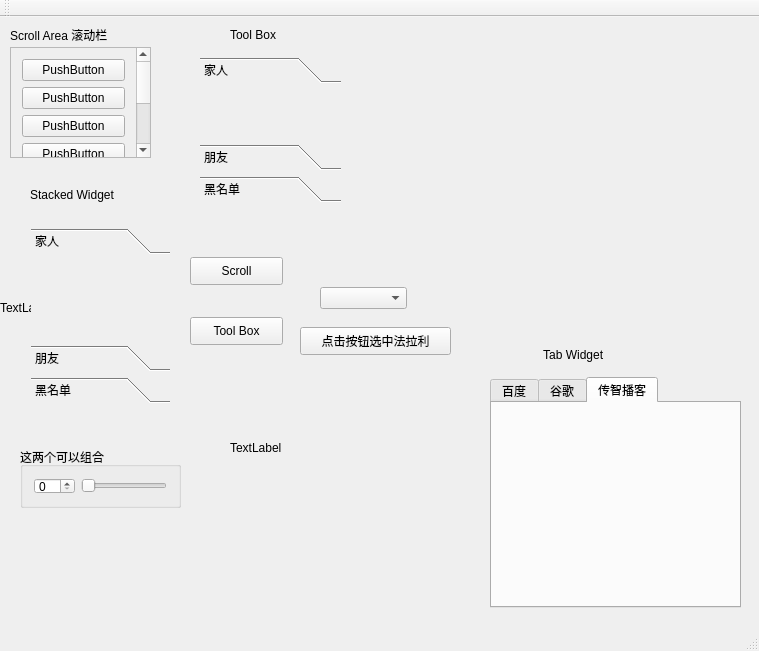
<?xml version="1.0" encoding="UTF-8"?>
<ui version="4.0">
 <class>MainWindow</class>
 <widget class="QMainWindow" name="MainWindow">
  <property name="geometry">
   <rect>
    <x>0</x>
    <y>0</y>
    <width>759</width>
    <height>651</height>
   </rect>
  </property>
  <property name="windowTitle">
   <string>MainWindow</string>
  </property>
  <widget class="QWidget" name="centralWidget">
   <widget class="QScrollArea" name="scrollArea">
    <property name="geometry">
     <rect>
      <x>10</x>
      <y>30</y>
      <width>141</width>
      <height>111</height>
     </rect>
    </property>
    <property name="widgetResizable">
     <bool>true</bool>
    </property>
    <widget class="QWidget" name="scrollAreaWidgetContents">
     <property name="geometry">
      <rect>
       <x>0</x>
       <y>0</y>
       <width>118</width>
       <height>260</height>
      </rect>
     </property>
     <layout class="QVBoxLayout" name="verticalLayout">
      <item>
       <widget class="QPushButton" name="pushButton_4">
        <property name="text">
         <string>PushButton</string>
        </property>
       </widget>
      </item>
      <item>
       <widget class="QPushButton" name="pushButton">
        <property name="text">
         <string>PushButton</string>
        </property>
       </widget>
      </item>
      <item>
       <widget class="QPushButton" name="pushButton_3">
        <property name="text">
         <string>PushButton</string>
        </property>
       </widget>
      </item>
      <item>
       <widget class="QPushButton" name="pushButton_2">
        <property name="text">
         <string>PushButton</string>
        </property>
       </widget>
      </item>
      <item>
       <widget class="QPushButton" name="pushButton_7">
        <property name="text">
         <string>PushButton</string>
        </property>
       </widget>
      </item>
      <item>
       <widget class="QPushButton" name="pushButton_6">
        <property name="text">
         <string>PushButton</string>
        </property>
       </widget>
      </item>
      <item>
       <widget class="QPushButton" name="pushButton_5">
        <property name="text">
         <string>PushButton</string>
        </property>
       </widget>
      </item>
     </layout>
    </widget>
   </widget>
   <widget class="QLabel" name="label">
    <property name="geometry">
     <rect>
      <x>10</x>
      <y>10</y>
      <width>161</width>
      <height>16</height>
     </rect>
    </property>
    <property name="text">
     <string>Scroll Area 滚动栏</string>
    </property>
   </widget>
   <widget class="QToolBox" name="toolBox">
    <property name="geometry">
     <rect>
      <x>200</x>
      <y>40</y>
      <width>141</width>
      <height>145</height>
     </rect>
    </property>
    <property name="currentIndex">
     <number>0</number>
    </property>
    <widget class="QWidget" name="page">
     <property name="geometry">
      <rect>
       <x>0</x>
       <y>0</y>
       <width>141</width>
       <height>55</height>
      </rect>
     </property>
     <attribute name="label">
      <string>家人</string>
     </attribute>
    </widget>
    <widget class="QWidget" name="page_2">
     <property name="geometry">
      <rect>
       <x>0</x>
       <y>0</y>
       <width>141</width>
       <height>55</height>
      </rect>
     </property>
     <attribute name="label">
      <string>朋友</string>
     </attribute>
    </widget>
    <widget class="QWidget" name="page_3">
     <property name="geometry">
      <rect>
       <x>0</x>
       <y>0</y>
       <width>141</width>
       <height>55</height>
      </rect>
     </property>
     <attribute name="label">
      <string>黑名单</string>
     </attribute>
    </widget>
   </widget>
   <widget class="QLabel" name="label_2">
    <property name="geometry">
     <rect>
      <x>230</x>
      <y>10</y>
      <width>72</width>
      <height>15</height>
     </rect>
    </property>
    <property name="text">
     <string>Tool Box</string>
    </property>
   </widget>
   <widget class="QTabWidget" name="tabWidget">
    <property name="geometry">
     <rect>
      <x>490</x>
      <y>360</y>
      <width>251</width>
      <height>231</height>
     </rect>
    </property>
    <property name="currentIndex">
     <number>2</number>
    </property>
    <widget class="QWidget" name="tab">
     <attribute name="title">
      <string notr="true">百度</string>
     </attribute>
    </widget>
    <widget class="QWidget" name="tab_2">
     <attribute name="title">
      <string>谷歌</string>
     </attribute>
    </widget>
    <widget class="QWidget" name="tab_3">
     <attribute name="title">
      <string notr="true">传智播客</string>
     </attribute>
    </widget>
   </widget>
   <widget class="QLabel" name="label_3">
    <property name="geometry">
     <rect>
      <x>540</x>
      <y>330</y>
      <width>121</width>
      <height>16</height>
     </rect>
    </property>
    <property name="text">
     <string> Tab Widget</string>
    </property>
   </widget>
   <widget class="QStackedWidget" name="stackedWidget">
    <property name="geometry">
     <rect>
      <x>20</x>
      <y>200</y>
      <width>161</width>
      <height>197</height>
     </rect>
    </property>
    <property name="currentIndex">
     <number>1</number>
    </property>
    <widget class="QWidget" name="page_4">
     <widget class="QScrollArea" name="scrollArea_2">
      <property name="geometry">
       <rect>
        <x>11</x>
        <y>11</y>
        <width>117</width>
        <height>262</height>
       </rect>
      </property>
      <property name="widgetResizable">
       <bool>true</bool>
      </property>
      <widget class="QWidget" name="scrollAreaWidgetContents_2">
       <property name="geometry">
        <rect>
         <x>0</x>
         <y>0</y>
         <width>115</width>
         <height>260</height>
        </rect>
       </property>
       <layout class="QVBoxLayout" name="verticalLayout_2">
        <item>
         <widget class="QPushButton" name="pushButton_8">
          <property name="text">
           <string>PushButton</string>
          </property>
         </widget>
        </item>
        <item>
         <widget class="QPushButton" name="pushButton_9">
          <property name="text">
           <string>PushButton</string>
          </property>
         </widget>
        </item>
        <item>
         <widget class="QPushButton" name="pushButton_10">
          <property name="text">
           <string>PushButton</string>
          </property>
         </widget>
        </item>
        <item>
         <widget class="QPushButton" name="pushButton_11">
          <property name="text">
           <string>PushButton</string>
          </property>
         </widget>
        </item>
        <item>
         <widget class="QPushButton" name="pushButton_12">
          <property name="text">
           <string>PushButton</string>
          </property>
         </widget>
        </item>
        <item>
         <widget class="QPushButton" name="pushButton_13">
          <property name="text">
           <string>PushButton</string>
          </property>
         </widget>
        </item>
        <item>
         <widget class="QPushButton" name="pushButton_14">
          <property name="text">
           <string>PushButton</string>
          </property>
         </widget>
        </item>
       </layout>
      </widget>
     </widget>
    </widget>
    <widget class="QWidget" name="page_5">
     <layout class="QVBoxLayout" name="verticalLayout_3">
      <item>
       <widget class="QToolBox" name="toolBox_2">
        <property name="currentIndex">
         <number>0</number>
        </property>
        <widget class="QWidget" name="page_6">
         <property name="geometry">
          <rect>
           <x>0</x>
           <y>0</y>
           <width>139</width>
           <height>85</height>
          </rect>
         </property>
         <attribute name="label">
          <string>家人</string>
         </attribute>
        </widget>
        <widget class="QWidget" name="page_7">
         <property name="geometry">
          <rect>
           <x>0</x>
           <y>0</y>
           <width>139</width>
           <height>85</height>
          </rect>
         </property>
         <attribute name="label">
          <string>朋友</string>
         </attribute>
        </widget>
        <widget class="QWidget" name="page_8">
         <property name="geometry">
          <rect>
           <x>0</x>
           <y>0</y>
           <width>139</width>
           <height>85</height>
          </rect>
         </property>
         <attribute name="label">
          <string>黑名单</string>
         </attribute>
        </widget>
       </widget>
      </item>
     </layout>
    </widget>
   </widget>
   <widget class="QLabel" name="label_4">
    <property name="geometry">
     <rect>
      <x>30</x>
      <y>170</y>
      <width>121</width>
      <height>16</height>
     </rect>
    </property>
    <property name="text">
     <string>Stacked Widget</string>
    </property>
   </widget>
   <widget class="QPushButton" name="btn_scr">
    <property name="geometry">
     <rect>
      <x>190</x>
      <y>240</y>
      <width>93</width>
      <height>28</height>
     </rect>
    </property>
    <property name="text">
     <string>Scroll</string>
    </property>
   </widget>
   <widget class="QPushButton" name="btn_tool">
    <property name="geometry">
     <rect>
      <x>190</x>
      <y>300</y>
      <width>93</width>
      <height>28</height>
     </rect>
    </property>
    <property name="text">
     <string>Tool Box</string>
    </property>
   </widget>
   <widget class="QComboBox" name="comboBox">
    <property name="geometry">
     <rect>
      <x>320</x>
      <y>270</y>
      <width>87</width>
      <height>22</height>
     </rect>
    </property>
   </widget>
   <widget class="QPushButton" name="pushButton_15">
    <property name="geometry">
     <rect>
      <x>300</x>
      <y>310</y>
      <width>151</width>
      <height>28</height>
     </rect>
    </property>
    <property name="text">
     <string>点击按钮选中法拉利</string>
    </property>
   </widget>
   <widget class="QGroupBox" name="groupBox">
    <property name="geometry">
     <rect>
      <x>20</x>
      <y>430</y>
      <width>161</width>
      <height>61</height>
     </rect>
    </property>
    <property name="title">
     <string>这两个可以组合</string>
    </property>
    <layout class="QHBoxLayout" name="horizontalLayout">
     <item>
      <widget class="QSpinBox" name="spinBox"/>
     </item>
     <item>
      <widget class="QSlider" name="horizontalSlider">
       <property name="orientation">
        <enum>Qt::Horizontal</enum>
       </property>
      </widget>
     </item>
    </layout>
   </widget>
   <widget class="QLabel" name="label_image">
    <property name="geometry">
     <rect>
      <x>0</x>
      <y>-10</y>
      <width>751</width>
      <height>601</height>
     </rect>
    </property>
    <property name="text">
     <string>TextLabel</string>
    </property>
   </widget>
   <widget class="QLabel" name="label_gif">
    <property name="geometry">
     <rect>
      <x>230</x>
      <y>370</y>
      <width>131</width>
      <height>121</height>
     </rect>
    </property>
    <property name="text">
     <string>TextLabel</string>
    </property>
   </widget>
   <zorder>label_image</zorder>
   <zorder>scrollArea</zorder>
   <zorder>label</zorder>
   <zorder>toolBox</zorder>
   <zorder>label_2</zorder>
   <zorder>tabWidget</zorder>
   <zorder>label_3</zorder>
   <zorder>stackedWidget</zorder>
   <zorder>label_4</zorder>
   <zorder>btn_scr</zorder>
   <zorder>btn_tool</zorder>
   <zorder>comboBox</zorder>
   <zorder>pushButton_15</zorder>
   <zorder>groupBox</zorder>
   <zorder>label_gif</zorder>
  </widget>
  <widget class="QMenuBar" name="menuBar">
   <property name="geometry">
    <rect>
     <x>0</x>
     <y>0</y>
     <width>759</width>
     <height>26</height>
    </rect>
   </property>
  </widget>
  <widget class="QToolBar" name="mainToolBar">
   <attribute name="toolBarArea">
    <enum>TopToolBarArea</enum>
   </attribute>
   <attribute name="toolBarBreak">
    <bool>false</bool>
   </attribute>
  </widget>
  <widget class="QStatusBar" name="statusBar"/>
 </widget>
 <layoutdefault spacing="6" margin="11"/>
 <resources/>
 <connections/>
</ui>
